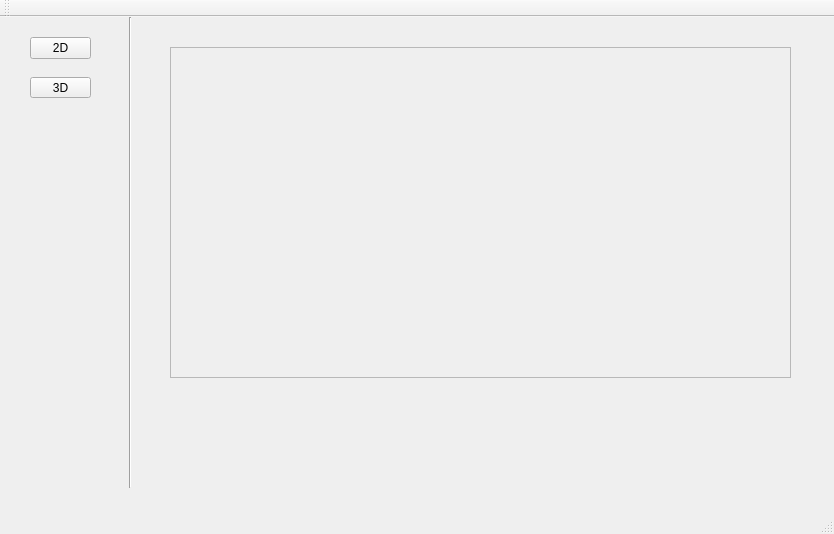
<?xml version="1.0" encoding="UTF-8"?>
<ui version="4.0">
 <class>MainWindow</class>
 <widget class="QMainWindow" name="MainWindow">
  <property name="geometry">
   <rect>
    <x>0</x>
    <y>0</y>
    <width>834</width>
    <height>534</height>
   </rect>
  </property>
  <property name="windowTitle">
   <string>MainWindow</string>
  </property>
  <widget class="QWidget" name="centralWidget">
   <widget class="Line" name="line">
    <property name="geometry">
     <rect>
      <x>120</x>
      <y>0</y>
      <width>20</width>
      <height>471</height>
     </rect>
    </property>
    <property name="orientation">
     <enum>Qt::Vertical</enum>
    </property>
   </widget>
   <widget class="QFrame" name="frame">
    <property name="geometry">
     <rect>
      <x>170</x>
      <y>30</y>
      <width>621</width>
      <height>331</height>
     </rect>
    </property>
    <property name="frameShape">
     <enum>QFrame::StyledPanel</enum>
    </property>
    <property name="frameShadow">
     <enum>QFrame::Raised</enum>
    </property>
   </widget>
   <widget class="QWidget" name="widget" native="true">
    <property name="geometry">
     <rect>
      <x>170</x>
      <y>370</y>
      <width>621</width>
      <height>80</height>
     </rect>
    </property>
   </widget>
   <widget class="QToolButton" name="toolButton">
    <property name="geometry">
     <rect>
      <x>30</x>
      <y>20</y>
      <width>61</width>
      <height>22</height>
     </rect>
    </property>
    <property name="text">
     <string>2D</string>
    </property>
   </widget>
   <widget class="QToolButton" name="toolButton_2">
    <property name="geometry">
     <rect>
      <x>30</x>
      <y>60</y>
      <width>61</width>
      <height>21</height>
     </rect>
    </property>
    <property name="text">
     <string>3D</string>
    </property>
   </widget>
  </widget>
  <widget class="QMenuBar" name="menuBar">
   <property name="geometry">
    <rect>
     <x>0</x>
     <y>0</y>
     <width>834</width>
     <height>22</height>
    </rect>
   </property>
  </widget>
  <widget class="QToolBar" name="mainToolBar">
   <attribute name="toolBarArea">
    <enum>TopToolBarArea</enum>
   </attribute>
   <attribute name="toolBarBreak">
    <bool>false</bool>
   </attribute>
  </widget>
  <widget class="QStatusBar" name="statusBar"/>
 </widget>
 <layoutdefault spacing="6" margin="11"/>
 <resources/>
 <connections/>
</ui>
